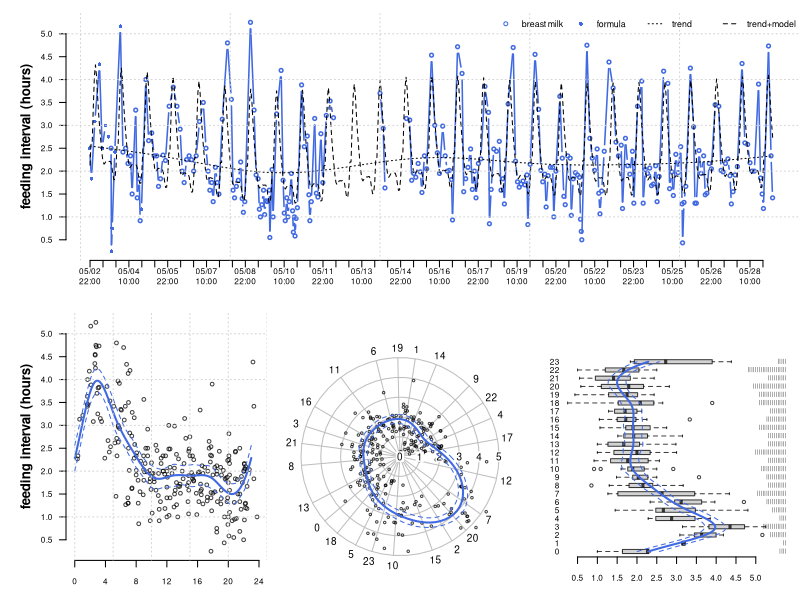

R code for this plot:
library(plotrix)
library(mgcv)


# read and format data
x <- read.csv('feeding.csv', stringsAsFactors = FALSE)
x$datetime <- as.POSIXct(strptime(x$datetime, format='%Y-%m-%d %H%M'))
x$type <- factor(x$type)
x$d <- c(NA, as.numeric(diff(x$datetime))) / 60 
x$hour.fraction <- as.numeric(format(x$datetime, "%H")) + (as.numeric(format(x$datetime, "%M")) / 60)
x$hour <- as.numeric(format(round.POSIXt(x$datetime, 'hours'), "%H"))
x$date <- as.Date(x$datetime)


# get the range of our data as a POSIXct object, rounded to hours
r <- as.POSIXct(round(range(x$datetime[-1], na.rm=TRUE), "hours"))

# generate sequences that we will use later
r.seq <- seq(r[1], r[2], by="12 hours") # for the x-axis of fig. 1
p.seq <- seq(r[1], r[2], by="1 hours") # used for model predictions in fig. 1


# fit a GAM to the time-series
l.ts <- gam(d ~ s(as.numeric(datetime)), data=x)

# fit a GAM to feeding interval as smooth, periodic function of hour
l <- gam(d ~ s(hour, bs='cc'), data=x)

# generate predictions from our time-series model
d.ts <- data.frame(datetime=p.seq)
p.ts <- predict(l.ts, d.ts)
p.ts <- data.frame(d.ts, fit=as.numeric(p.ts))

# generate predictions from our hourly model
d <- data.frame(hour=seq(0, 23, length.out=100))
p <- predict(l, d, se.fit=TRUE)
p <- data.frame(d, fit=as.numeric(p$fit), se.fit=as.numeric(p$se.fit))

# extimate 95% CI from standard error
p$upper <- p$fit + 1.96*p$se.fit
p$lower <- p$fit - 1.96*p$se.fit


# generate hourly predictions for use in fig. 1
p.ts.hourly <- predict(l, data.frame(hour=as.numeric(format(p.seq, "%H"))))

# combine time-series model with hourly model predictions for fig. 1
p.ts.hourly.adjusted <- p.ts.hourly - mean(x$d, na.rm=TRUE) + p.ts$fit



# start figure
png(file='feeding.png', width=1000, height=625, pointsize=16)

# setup plot layout
layout(matrix(c(1,1,1,2,3,4), nrow=2, ncol=3, byrow=TRUE), widths=c(1, 1, 1, 1))
par(mar=c(3,4.5,1,0), cex.axis=0.6, cex.lab=0.6)

# fig 1
plot(d ~ datetime, data=x, type='b', axes=FALSE, xlab='', ylab='', pch=c(1,16)[as.numeric(x$type)], cex=0.75, col='RoyalBlue', lwd=1.5)
axis(2, cex.axis=0.75, line=-0.5, las=1, at=seq(0.5, 5, 0.5))
mtext('feeding interval (hours)', side=2, cex=0.8, font=2, line=2)
lines(p.seq, p.ts.hourly.adjusted, lty=2)
lines(p.ts, lty=3)
axis.POSIXct(side=1, at=r.seq, cex.axis=0.75, format="%m/%d\n%H:%M")
grid()
legend('topright', lty=c(NA, NA, 3, 2), pch=c(1, 16, NA, NA), legend=c('breast milk', 'formula', 'trend', 'trend+model'), bty='n', cex=0.8, col=c('RoyalBlue', 'RoyalBlue', 'black', 'black'), horiz=TRUE)

# fig 2
plot(d ~ hour.fraction, data=x, axes=FALSE, xlab='', ylab='', xlim=c(-1,24), cex=0.75, col=rgb(0,0,0, alpha=0.75))
lines(p$hour, p$fit, lwd=2, col='RoyalBlue')
lines(p$hour, p$lower, lty=2, col='RoyalBlue')
lines(p$hour, p$upper, lty=2, col='RoyalBlue')
axis(2, cex.axis=0.75, line=-0.5, las=1, at=seq(0.5, 5, 0.5))
mtext('feeding interval (hours)', side=2, cex=0.8, font=2, line=2)
axis(1, cex.axis=0.75, at=seq(0, 24, by=4))
grid()

# fig 3
polar.plot(lengths=x$d, polar.pos=(x$hour.fraction)*360/23, rp.type='s', clockwise=TRUE, start=0, labels=0:23, label.pos=1:24*360/24, radial.lim=c(0,5), point.col=rgb(0,0,0, alpha=0.75), cex=0.5)
polar.plot(lengths=p$fit, polar.pos=(p$hour)*360/23, rp.type='p', clockwise=TRUE, start=0, labels=0:23, label.pos=1:24*360/24, radial.lim=c(0,5), lwd=2, line.col='RoyalBlue', add=TRUE)
polar.plot(lengths=p$lower, polar.pos=(p$hour)*360/23, rp.type='p', clockwise=TRUE, start=0, labels=0:23, label.pos=1:24*360/24, add=TRUE, lty=2, radial.lim=c(0,5), line.col='RoyalBlue')
polar.plot(lengths=p$upper, polar.pos=(p$hour)*360/23, rp.type='p', clockwise=TRUE, start=0, labels=0:23, label.pos=1:24*360/24, add=TRUE, lty=2, radial.lim=c(0,5), line.col='RoyalBlue')

# fig 4
boxplot(d ~ hour, data=x, horizontal=TRUE, border=rgb(0,0,0, alpha=0.75), axes=FALSE, boxwex=0.5)
lines(p$fit, p$hour+1, lwd=2, col='RoyalBlue')
lines(p$lower, p$hour+1, lty=2, col='RoyalBlue')
lines(p$upper, p$hour+1, lty=2, col='RoyalBlue')
axis(1, cex.axis=0.75, las=1, line=-0.5, at=seq(0.5, 5, 0.5))
axis(2, cex.axis=0.75, las=1, at=1:24, labels=0:23, tick=FALSE, line=-1)
stripchart(x$hour+1, method='stack', vertical=TRUE, axes=FALSE, pch='|', cex=0.5, add=TRUE, at=5.75, offset=-0.25)

dev.off()

# library(plyr)
# # quantiles
# q <- ddply(x, 'hour', function(i) {
# 	round(quantile(i$d, na.rm=TRUE), 2)
# 	})
# 
# q <- na.omit(q)
# 
# print(q)
# 
# # ECDF by hour
# l.ecdf <- list()
# for(i in 0:23) {
# 	l.ecdf[[i+1]] <- ecdf(x$d[x$hour == i])
# 	}
# 	
# plot(l.ecdf[[3]], verticals=TRUE)	
# 	
